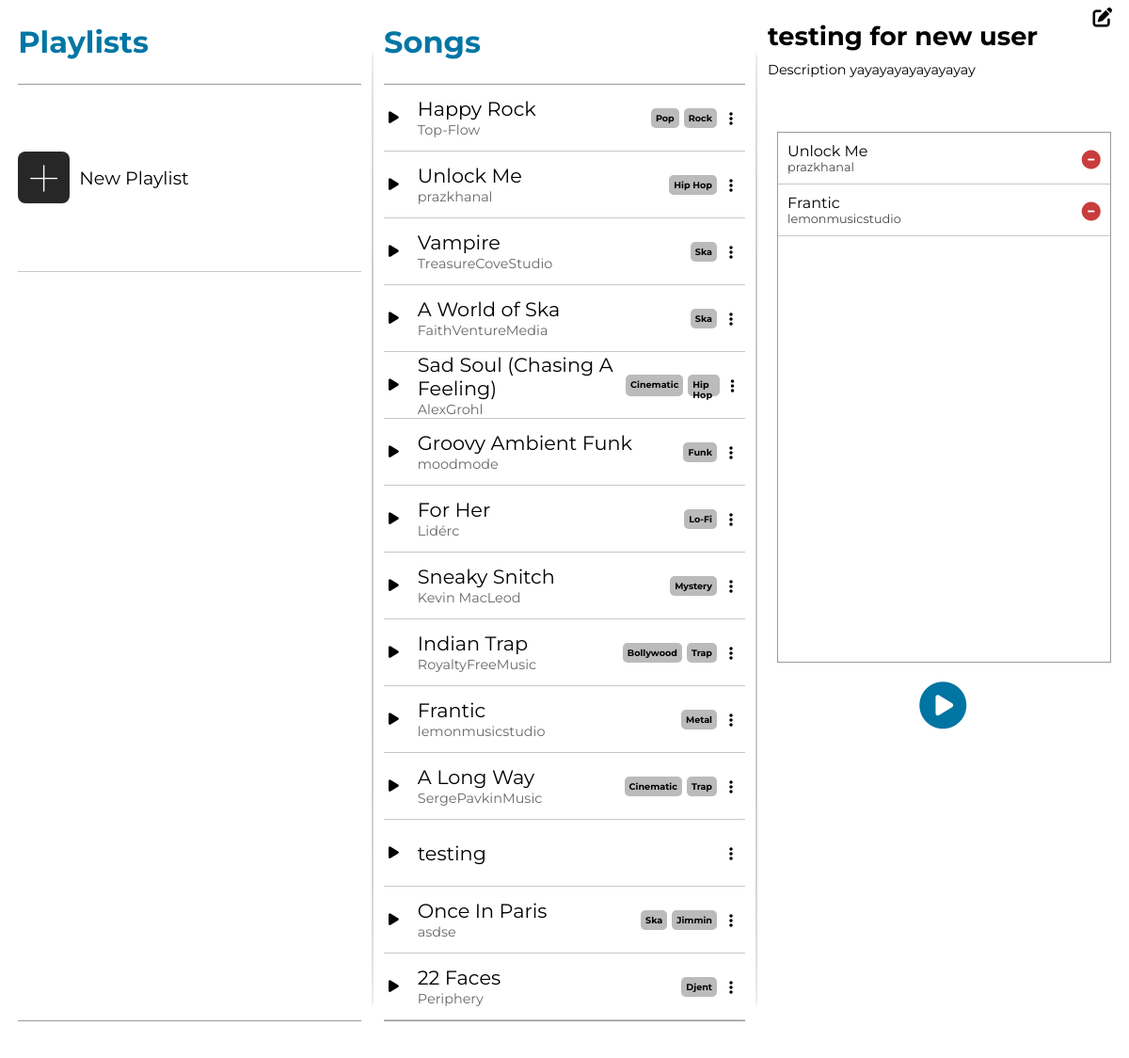
/iframetest/34/, run on an earlier commit of the app's database.
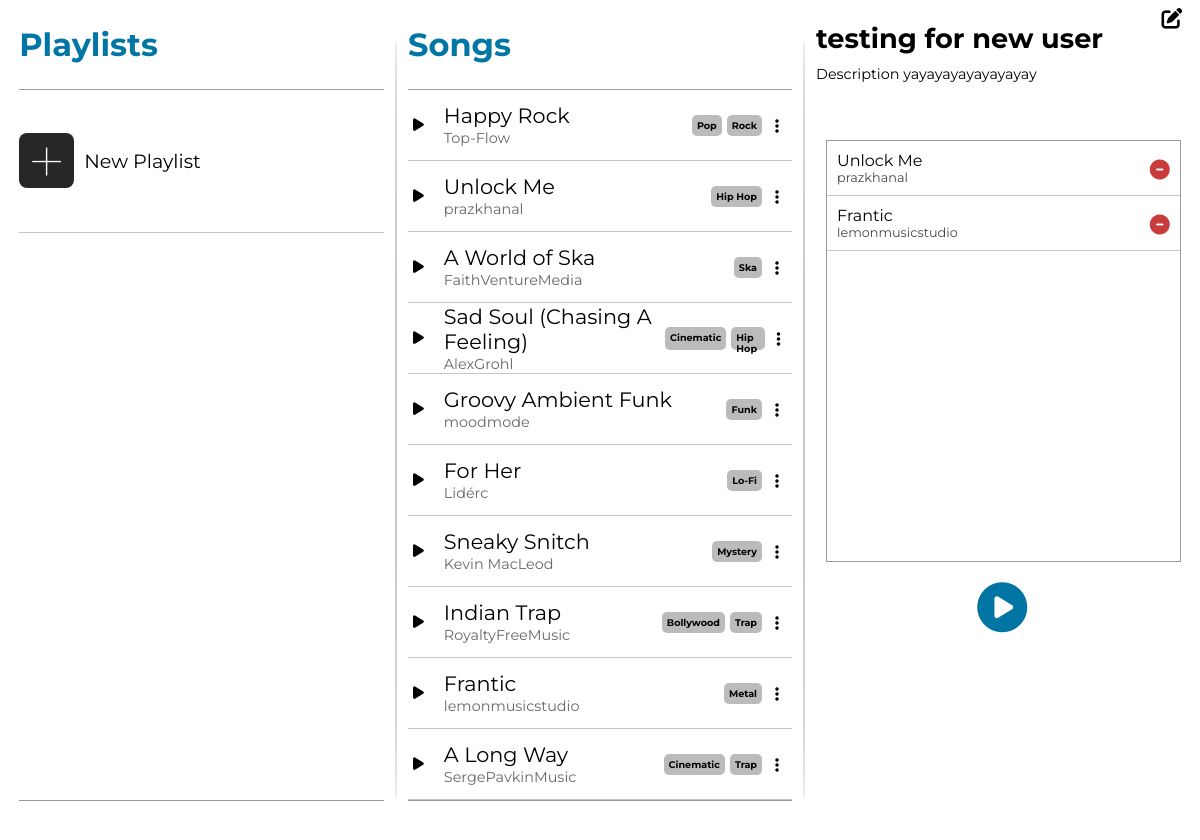
And on a later commit of the database.
### app/models.py (models this page shows, shortened)
class Song(models.Model):
    title = models.CharField(max_length=50)
    song_file = models.FileField(upload_to='')
    artist = models.ManyToManyField(Artist) # type: ignore
    genre = models.ManyToManyField(Genre) # type: ignore

class Artist(models.Model):
    name = models.CharField(max_length=50)
    def __str__(self):
        return self.name

class Genre(models.Model):
    name = models.CharField(max_length=50)

### app/views.py (the view, shortened to what this page needs)
# urls.py: path('iframetest/<str:playlistID>/', home_frame, name='ift'),
def home_frame(req: HttpRequest, playlistID:str) -> HttpResponse:
    songs = Song.objects.all()
    songForm = AddSongForm()
    playlistForm = None
    playlists = None
    if req.user.is_authenticated:
        playlistForm = NewPlaylistForm()
        playlists = req.user.playlist_set.all() # type: ignore
    try:
        playlistInfo = Playlist.objects.get(pk=playlistID)
    except:
        playlistInfo = None
    context = {'songs': songs, 'playlistForm': playlistForm, 'songForm': songForm, 'playlists': playlists, 'playlistInfo': playlistInfo} # type: ignore
    return render(req, 'add-playlist.html', context) # type: ignore

### app/templates/add-playlist.html (shortened to what this page needs)
{% extends "homepageiframe.html" %}

### app/templates/homepageiframe.html (shortened to what the changed rows need)
{% load static %}
<!DOCTYPE html>
<html lang="en">
    <head>
        <link rel="stylesheet" href="{% static "styles.css" %}">
    </head>
    <body>
        <div id='user-interface-wrapper'>
            <div class="ui-container">
                <div id="playlistOverallContainer">
                    <div id="playlistcontainerHeader">
                        <h1>Playlists</h1>
                    </div>
                </div>
                <div class='songsOverallContainer' style="{% if playlistInfo %}width: 32%{% else %}width: 64%; margin-right: 2.5%{% endif %}">
                    <div id='songsContainerHeader'>
                        <h1>Songs</h1>
                    </div>
                    <div id='songs-container'>
                        {% for song in songs %}
                        <div class="song-wrapper">
                            <div class='songMetaBtn'>
                                <i class="songPlayBtn fa-solid fa-play"><song class="{% for artist in song.artist.all %}{{artist}}{% endfor %}" title={{song.song_file.url}} style='display: none'>{{song.title}}</song></i>
                                <div class='songTitleArtist'>
                                    <div class='songObject songTitle' title={{song.song_file.url}}>{{song.title}}</div>
                                    <div class='songArtist'>{% for artist in song.artist.all %}<span class='artistSpan'>{{artist.name}}</span>{% endfor %}</div>
                                </div>
                            </div>
                            <div class='songGenrePlaylistBtn'>
                                <div class='songGenres'>{% for genre in song.genre.all %}<span class='genreTag'>{{genre.name}}</span>{% endfor %}</div>
                                <div class='ellipsis-box'><i class="fa-solid fa-ellipsis-vertical"></i></div>
                            </div>
                        </div>
                        {% endfor %}
                    </div>
                </div>
                {% if playlistInfo %}
                <div id='playlist-view-container'>
                    <div id="playlistViewHeader" class='playlistViewHeaderForm'>
                        <h1 id='playlistViewTitle'>{{playlistInfo.name}}</h1>
                    </div>
                    <div id='playlistViewSongContainer'>
                        {% for song in playlistInfo.songs.all %}
                            <form method='POST' action='' class='playlistViewSong'>
                                <div class='playlistViewArtistTitle'>
                                    <p class='playlistViewTitle'>{{song.title}}</p>
                                    {% for artist in song.artist.all %}
                                        <p class='playlistViewArtist'>{{artist.name}}</p>
                                    {% endfor %}
                                </div>
                                <button type="submit" name='Remove Song' value='Submit' class='minusBtn'><i class="fa-solid fa-circle-minus"></i></button>
                            </form>
                        {% endfor %}
                    </div>
                </div>
                {% endif %}
            </div>
        </div>
    </body>
</html>

What changed in the data, as far as the page shows it:
removed Song: title "Vampire", Genre (name "Ska"), shown under "Songs"
no longer on this page (row unchanged): Artist: name "TreasureCoveStudio", shown under "Vampire"
removed Song: title "testing", shown under "Songs"
removed Song: title "Once In Paris", Genre (name "Ska"), shown under "Songs"
removed Artist: name "asdse", shown under "Once In Paris"
no longer on this page (row unchanged): Genre: name "Jimmin", shown under "Once In Paris"
removed Song: title "22 Faces", shown under "Songs"
no longer on this page (row unchanged): Artist: name "Periphery", shown under "22 Faces"
no longer on this page (row unchanged): Genre: name "Djent", shown under "22 Faces"
